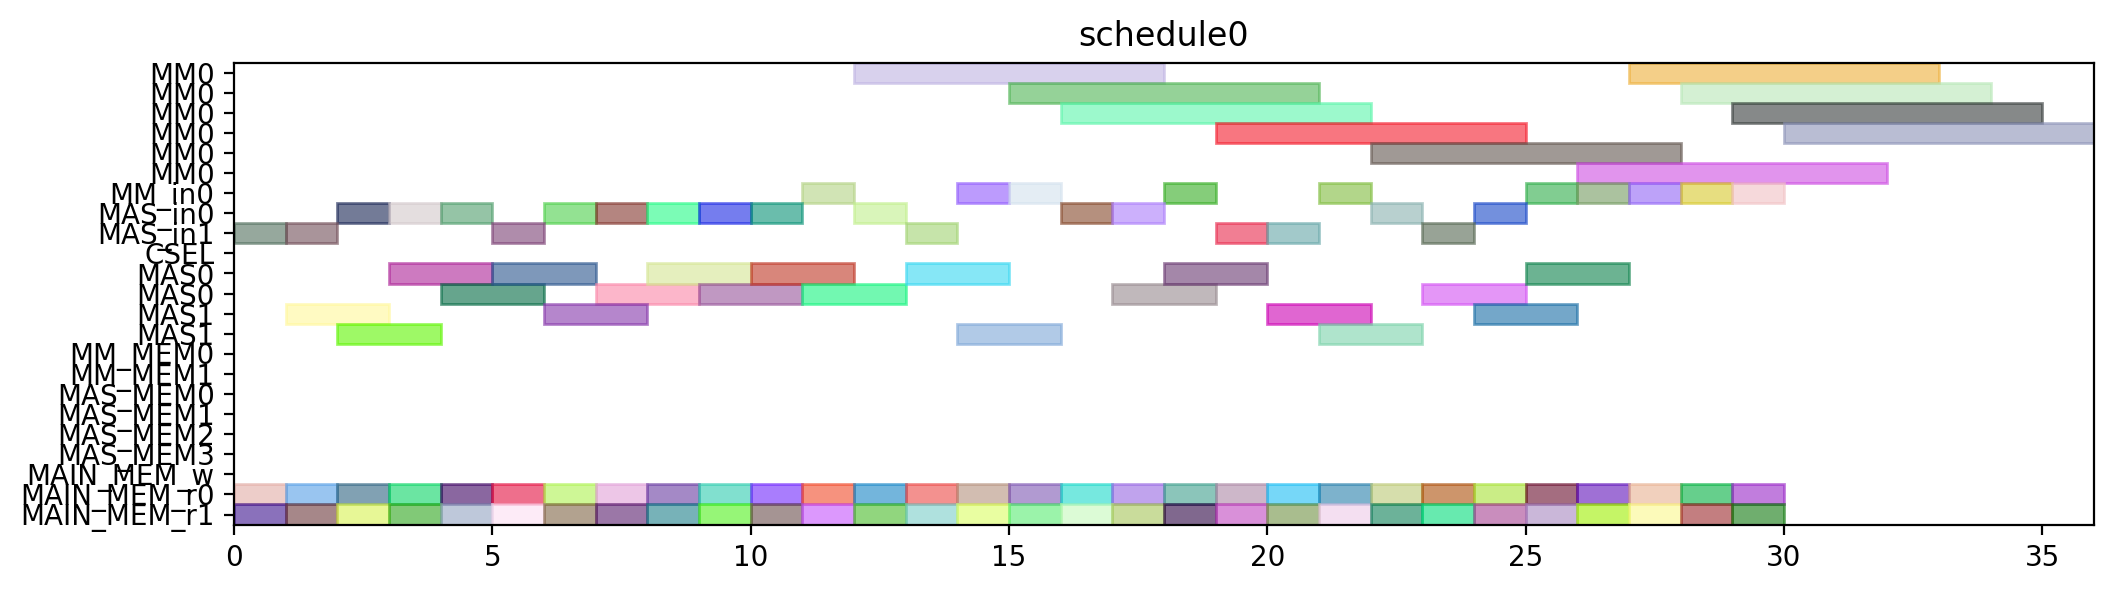

Here is the Python script that generated this plot:
from pyschedule import Scenario, solvers, plotters, alt


def solve():
	horizon = 131
	S = Scenario("schedule0", horizon=horizon)

	# resource
	MM = S.Resources('MM', num=1, size=6)
	MM_in = S.Resources('MM_in', num=1)
	MAS_in = S.Resources('MAS_in', num=2)
	CSEL = S.Resource('CSEL')
	MAS = S.Resources('MAS', num=2, size=2, periods=range(1, horizon))
	MM_MEM = S.Resources('MM_MEM', num=2)
	MAS_MEM = S.Resources('MAS_MEM', num=4)
	MAIN_MEM_w = S.Resource('MAIN_MEM_w', size=1)
	MAIN_MEM_r = S.Resources('MAIN_MEM_r', num=2)

	# result of previous scheduling

	# new tasks
	c_aa_a1_0 = S.Task('c_aa_a1_0', length=2, delay_cost=1)
	c_aa_a1_0 += alt(MAS)
	c_aa_a1_0_in = S.Task('c_aa_a1_0_in', length=1, delay_cost=1)
	c_aa_a1_0_in += alt(MAS_in)
	S += c_aa_a1_0_in*MAS_in[0]<=c_aa_a1_0*MAS[0]

	S += c_aa_a1_0_in*MAS_in[1]<=c_aa_a1_0*MAS[1]

	c_aa_a1_0_mem0 = S.Task('c_aa_a1_0_mem0', length=1, delay_cost=1)
	c_aa_a1_0_mem0 += MAIN_MEM_r[0]
	S += c_aa_a1_0_mem0 <= c_aa_a1_0

	c_aa_a1_0_mem1 = S.Task('c_aa_a1_0_mem1', length=1, delay_cost=1)
	c_aa_a1_0_mem1 += MAIN_MEM_r[1]
	S += c_aa_a1_0_mem1 <= c_aa_a1_0

	c_aa_a1_1 = S.Task('c_aa_a1_1', length=2, delay_cost=1)
	c_aa_a1_1 += alt(MAS)
	c_aa_a1_1_in = S.Task('c_aa_a1_1_in', length=1, delay_cost=1)
	c_aa_a1_1_in += alt(MAS_in)
	S += c_aa_a1_1_in*MAS_in[0]<=c_aa_a1_1*MAS[0]

	S += c_aa_a1_1_in*MAS_in[1]<=c_aa_a1_1*MAS[1]

	c_aa_a1_1_mem0 = S.Task('c_aa_a1_1_mem0', length=1, delay_cost=1)
	c_aa_a1_1_mem0 += MAIN_MEM_r[0]
	S += c_aa_a1_1_mem0 <= c_aa_a1_1

	c_aa_a1_1_mem1 = S.Task('c_aa_a1_1_mem1', length=1, delay_cost=1)
	c_aa_a1_1_mem1 += MAIN_MEM_r[1]
	S += c_aa_a1_1_mem1 <= c_aa_a1_1

	c_aa_t10 = S.Task('c_aa_t10', length=2, delay_cost=1)
	c_aa_t10 += alt(MAS)
	c_aa_t10_in = S.Task('c_aa_t10_in', length=1, delay_cost=1)
	c_aa_t10_in += alt(MAS_in)
	S += c_aa_t10_in*MAS_in[0]<=c_aa_t10*MAS[0]

	S += c_aa_t10_in*MAS_in[1]<=c_aa_t10*MAS[1]

	c_aa_t10_mem0 = S.Task('c_aa_t10_mem0', length=1, delay_cost=1)
	c_aa_t10_mem0 += MAIN_MEM_r[0]
	S += c_aa_t10_mem0 <= c_aa_t10

	c_aa_t10_mem1 = S.Task('c_aa_t10_mem1', length=1, delay_cost=1)
	c_aa_t10_mem1 += MAIN_MEM_r[1]
	S += c_aa_t10_mem1 <= c_aa_t10

	c_aa_t11 = S.Task('c_aa_t11', length=2, delay_cost=1)
	c_aa_t11 += alt(MAS)
	c_aa_t11_in = S.Task('c_aa_t11_in', length=1, delay_cost=1)
	c_aa_t11_in += alt(MAS_in)
	S += c_aa_t11_in*MAS_in[0]<=c_aa_t11*MAS[0]

	S += c_aa_t11_in*MAS_in[1]<=c_aa_t11*MAS[1]

	c_aa_t11_mem0 = S.Task('c_aa_t11_mem0', length=1, delay_cost=1)
	c_aa_t11_mem0 += MAIN_MEM_r[0]
	S += c_aa_t11_mem0 <= c_aa_t11

	c_aa_t11_mem1 = S.Task('c_aa_t11_mem1', length=1, delay_cost=1)
	c_aa_t11_mem1 += MAIN_MEM_r[1]
	S += c_aa_t11_mem1 <= c_aa_t11

	c_aa_t3_t0 = S.Task('c_aa_t3_t0', length=6, delay_cost=1)
	c_aa_t3_t0 += alt(MM)
	c_aa_t3_t0_in = S.Task('c_aa_t3_t0_in', length=1, delay_cost=1)
	c_aa_t3_t0_in += alt(MM_in)
	S += c_aa_t3_t0_in*MM_in[0]<=c_aa_t3_t0*MM[0]
	c_aa_t3_t0_mem0 = S.Task('c_aa_t3_t0_mem0', length=1, delay_cost=1)
	c_aa_t3_t0_mem0 += MAIN_MEM_r[0]
	S += c_aa_t3_t0_mem0 <= c_aa_t3_t0

	c_aa_t3_t0_mem1 = S.Task('c_aa_t3_t0_mem1', length=1, delay_cost=1)
	c_aa_t3_t0_mem1 += MAIN_MEM_r[1]
	S += c_aa_t3_t0_mem1 <= c_aa_t3_t0

	c_aa_t3_t1 = S.Task('c_aa_t3_t1', length=6, delay_cost=1)
	c_aa_t3_t1 += alt(MM)
	c_aa_t3_t1_in = S.Task('c_aa_t3_t1_in', length=1, delay_cost=1)
	c_aa_t3_t1_in += alt(MM_in)
	S += c_aa_t3_t1_in*MM_in[0]<=c_aa_t3_t1*MM[0]
	c_aa_t3_t1_mem0 = S.Task('c_aa_t3_t1_mem0', length=1, delay_cost=1)
	c_aa_t3_t1_mem0 += MAIN_MEM_r[0]
	S += c_aa_t3_t1_mem0 <= c_aa_t3_t1

	c_aa_t3_t1_mem1 = S.Task('c_aa_t3_t1_mem1', length=1, delay_cost=1)
	c_aa_t3_t1_mem1 += MAIN_MEM_r[1]
	S += c_aa_t3_t1_mem1 <= c_aa_t3_t1

	c_aa_t3_t2 = S.Task('c_aa_t3_t2', length=2, delay_cost=1)
	c_aa_t3_t2 += alt(MAS)
	c_aa_t3_t2_in = S.Task('c_aa_t3_t2_in', length=1, delay_cost=1)
	c_aa_t3_t2_in += alt(MAS_in)
	S += c_aa_t3_t2_in*MAS_in[0]<=c_aa_t3_t2*MAS[0]

	S += c_aa_t3_t2_in*MAS_in[1]<=c_aa_t3_t2*MAS[1]

	c_aa_t3_t2_mem0 = S.Task('c_aa_t3_t2_mem0', length=1, delay_cost=1)
	c_aa_t3_t2_mem0 += MAIN_MEM_r[0]
	S += c_aa_t3_t2_mem0 <= c_aa_t3_t2

	c_aa_t3_t2_mem1 = S.Task('c_aa_t3_t2_mem1', length=1, delay_cost=1)
	c_aa_t3_t2_mem1 += MAIN_MEM_r[1]
	S += c_aa_t3_t2_mem1 <= c_aa_t3_t2

	c_aa_t3_t3 = S.Task('c_aa_t3_t3', length=2, delay_cost=1)
	c_aa_t3_t3 += alt(MAS)
	c_aa_t3_t3_in = S.Task('c_aa_t3_t3_in', length=1, delay_cost=1)
	c_aa_t3_t3_in += alt(MAS_in)
	S += c_aa_t3_t3_in*MAS_in[0]<=c_aa_t3_t3*MAS[0]

	S += c_aa_t3_t3_in*MAS_in[1]<=c_aa_t3_t3*MAS[1]

	c_aa_t3_t3_mem0 = S.Task('c_aa_t3_t3_mem0', length=1, delay_cost=1)
	c_aa_t3_t3_mem0 += MAIN_MEM_r[0]
	S += c_aa_t3_t3_mem0 <= c_aa_t3_t3

	c_aa_t3_t3_mem1 = S.Task('c_aa_t3_t3_mem1', length=1, delay_cost=1)
	c_aa_t3_t3_mem1 += MAIN_MEM_r[1]
	S += c_aa_t3_t3_mem1 <= c_aa_t3_t3

	c_bb_a1_0 = S.Task('c_bb_a1_0', length=2, delay_cost=1)
	c_bb_a1_0 += alt(MAS)
	c_bb_a1_0_in = S.Task('c_bb_a1_0_in', length=1, delay_cost=1)
	c_bb_a1_0_in += alt(MAS_in)
	S += c_bb_a1_0_in*MAS_in[0]<=c_bb_a1_0*MAS[0]

	S += c_bb_a1_0_in*MAS_in[1]<=c_bb_a1_0*MAS[1]

	c_bb_a1_0_mem0 = S.Task('c_bb_a1_0_mem0', length=1, delay_cost=1)
	c_bb_a1_0_mem0 += MAIN_MEM_r[0]
	S += c_bb_a1_0_mem0 <= c_bb_a1_0

	c_bb_a1_0_mem1 = S.Task('c_bb_a1_0_mem1', length=1, delay_cost=1)
	c_bb_a1_0_mem1 += MAIN_MEM_r[1]
	S += c_bb_a1_0_mem1 <= c_bb_a1_0

	c_bb_a1_1 = S.Task('c_bb_a1_1', length=2, delay_cost=1)
	c_bb_a1_1 += alt(MAS)
	c_bb_a1_1_in = S.Task('c_bb_a1_1_in', length=1, delay_cost=1)
	c_bb_a1_1_in += alt(MAS_in)
	S += c_bb_a1_1_in*MAS_in[0]<=c_bb_a1_1*MAS[0]

	S += c_bb_a1_1_in*MAS_in[1]<=c_bb_a1_1*MAS[1]

	c_bb_a1_1_mem0 = S.Task('c_bb_a1_1_mem0', length=1, delay_cost=1)
	c_bb_a1_1_mem0 += MAIN_MEM_r[0]
	S += c_bb_a1_1_mem0 <= c_bb_a1_1

	c_bb_a1_1_mem1 = S.Task('c_bb_a1_1_mem1', length=1, delay_cost=1)
	c_bb_a1_1_mem1 += MAIN_MEM_r[1]
	S += c_bb_a1_1_mem1 <= c_bb_a1_1

	c_bb_t10 = S.Task('c_bb_t10', length=2, delay_cost=1)
	c_bb_t10 += alt(MAS)
	c_bb_t10_in = S.Task('c_bb_t10_in', length=1, delay_cost=1)
	c_bb_t10_in += alt(MAS_in)
	S += c_bb_t10_in*MAS_in[0]<=c_bb_t10*MAS[0]

	S += c_bb_t10_in*MAS_in[1]<=c_bb_t10*MAS[1]

	c_bb_t10_mem0 = S.Task('c_bb_t10_mem0', length=1, delay_cost=1)
	c_bb_t10_mem0 += MAIN_MEM_r[0]
	S += c_bb_t10_mem0 <= c_bb_t10

	c_bb_t10_mem1 = S.Task('c_bb_t10_mem1', length=1, delay_cost=1)
	c_bb_t10_mem1 += MAIN_MEM_r[1]
	S += c_bb_t10_mem1 <= c_bb_t10

	c_bb_t11 = S.Task('c_bb_t11', length=2, delay_cost=1)
	c_bb_t11 += alt(MAS)
	c_bb_t11_in = S.Task('c_bb_t11_in', length=1, delay_cost=1)
	c_bb_t11_in += alt(MAS_in)
	S += c_bb_t11_in*MAS_in[0]<=c_bb_t11*MAS[0]

	S += c_bb_t11_in*MAS_in[1]<=c_bb_t11*MAS[1]

	c_bb_t11_mem0 = S.Task('c_bb_t11_mem0', length=1, delay_cost=1)
	c_bb_t11_mem0 += MAIN_MEM_r[0]
	S += c_bb_t11_mem0 <= c_bb_t11

	c_bb_t11_mem1 = S.Task('c_bb_t11_mem1', length=1, delay_cost=1)
	c_bb_t11_mem1 += MAIN_MEM_r[1]
	S += c_bb_t11_mem1 <= c_bb_t11

	c_bb_t3_t0 = S.Task('c_bb_t3_t0', length=6, delay_cost=1)
	c_bb_t3_t0 += alt(MM)
	c_bb_t3_t0_in = S.Task('c_bb_t3_t0_in', length=1, delay_cost=1)
	c_bb_t3_t0_in += alt(MM_in)
	S += c_bb_t3_t0_in*MM_in[0]<=c_bb_t3_t0*MM[0]
	c_bb_t3_t0_mem0 = S.Task('c_bb_t3_t0_mem0', length=1, delay_cost=1)
	c_bb_t3_t0_mem0 += MAIN_MEM_r[0]
	S += c_bb_t3_t0_mem0 <= c_bb_t3_t0

	c_bb_t3_t0_mem1 = S.Task('c_bb_t3_t0_mem1', length=1, delay_cost=1)
	c_bb_t3_t0_mem1 += MAIN_MEM_r[1]
	S += c_bb_t3_t0_mem1 <= c_bb_t3_t0

	c_bb_t3_t1 = S.Task('c_bb_t3_t1', length=6, delay_cost=1)
	c_bb_t3_t1 += alt(MM)
	c_bb_t3_t1_in = S.Task('c_bb_t3_t1_in', length=1, delay_cost=1)
	c_bb_t3_t1_in += alt(MM_in)
	S += c_bb_t3_t1_in*MM_in[0]<=c_bb_t3_t1*MM[0]
	c_bb_t3_t1_mem0 = S.Task('c_bb_t3_t1_mem0', length=1, delay_cost=1)
	c_bb_t3_t1_mem0 += MAIN_MEM_r[0]
	S += c_bb_t3_t1_mem0 <= c_bb_t3_t1

	c_bb_t3_t1_mem1 = S.Task('c_bb_t3_t1_mem1', length=1, delay_cost=1)
	c_bb_t3_t1_mem1 += MAIN_MEM_r[1]
	S += c_bb_t3_t1_mem1 <= c_bb_t3_t1

	c_bb_t3_t2 = S.Task('c_bb_t3_t2', length=2, delay_cost=1)
	c_bb_t3_t2 += alt(MAS)
	c_bb_t3_t2_in = S.Task('c_bb_t3_t2_in', length=1, delay_cost=1)
	c_bb_t3_t2_in += alt(MAS_in)
	S += c_bb_t3_t2_in*MAS_in[0]<=c_bb_t3_t2*MAS[0]

	S += c_bb_t3_t2_in*MAS_in[1]<=c_bb_t3_t2*MAS[1]

	c_bb_t3_t2_mem0 = S.Task('c_bb_t3_t2_mem0', length=1, delay_cost=1)
	c_bb_t3_t2_mem0 += MAIN_MEM_r[0]
	S += c_bb_t3_t2_mem0 <= c_bb_t3_t2

	c_bb_t3_t2_mem1 = S.Task('c_bb_t3_t2_mem1', length=1, delay_cost=1)
	c_bb_t3_t2_mem1 += MAIN_MEM_r[1]
	S += c_bb_t3_t2_mem1 <= c_bb_t3_t2

	c_bb_t3_t3 = S.Task('c_bb_t3_t3', length=2, delay_cost=1)
	c_bb_t3_t3 += alt(MAS)
	c_bb_t3_t3_in = S.Task('c_bb_t3_t3_in', length=1, delay_cost=1)
	c_bb_t3_t3_in += alt(MAS_in)
	S += c_bb_t3_t3_in*MAS_in[0]<=c_bb_t3_t3*MAS[0]

	S += c_bb_t3_t3_in*MAS_in[1]<=c_bb_t3_t3*MAS[1]

	c_bb_t3_t3_mem0 = S.Task('c_bb_t3_t3_mem0', length=1, delay_cost=1)
	c_bb_t3_t3_mem0 += MAIN_MEM_r[0]
	S += c_bb_t3_t3_mem0 <= c_bb_t3_t3

	c_bb_t3_t3_mem1 = S.Task('c_bb_t3_t3_mem1', length=1, delay_cost=1)
	c_bb_t3_t3_mem1 += MAIN_MEM_r[1]
	S += c_bb_t3_t3_mem1 <= c_bb_t3_t3

	c_cc_a1_0 = S.Task('c_cc_a1_0', length=2, delay_cost=1)
	c_cc_a1_0 += alt(MAS)
	c_cc_a1_0_in = S.Task('c_cc_a1_0_in', length=1, delay_cost=1)
	c_cc_a1_0_in += alt(MAS_in)
	S += c_cc_a1_0_in*MAS_in[0]<=c_cc_a1_0*MAS[0]

	S += c_cc_a1_0_in*MAS_in[1]<=c_cc_a1_0*MAS[1]

	c_cc_a1_0_mem0 = S.Task('c_cc_a1_0_mem0', length=1, delay_cost=1)
	c_cc_a1_0_mem0 += MAIN_MEM_r[0]
	S += c_cc_a1_0_mem0 <= c_cc_a1_0

	c_cc_a1_0_mem1 = S.Task('c_cc_a1_0_mem1', length=1, delay_cost=1)
	c_cc_a1_0_mem1 += MAIN_MEM_r[1]
	S += c_cc_a1_0_mem1 <= c_cc_a1_0

	c_cc_a1_1 = S.Task('c_cc_a1_1', length=2, delay_cost=1)
	c_cc_a1_1 += alt(MAS)
	c_cc_a1_1_in = S.Task('c_cc_a1_1_in', length=1, delay_cost=1)
	c_cc_a1_1_in += alt(MAS_in)
	S += c_cc_a1_1_in*MAS_in[0]<=c_cc_a1_1*MAS[0]

	S += c_cc_a1_1_in*MAS_in[1]<=c_cc_a1_1*MAS[1]

	c_cc_a1_1_mem0 = S.Task('c_cc_a1_1_mem0', length=1, delay_cost=1)
	c_cc_a1_1_mem0 += MAIN_MEM_r[0]
	S += c_cc_a1_1_mem0 <= c_cc_a1_1

	c_cc_a1_1_mem1 = S.Task('c_cc_a1_1_mem1', length=1, delay_cost=1)
	c_cc_a1_1_mem1 += MAIN_MEM_r[1]
	S += c_cc_a1_1_mem1 <= c_cc_a1_1

	c_cc_t10 = S.Task('c_cc_t10', length=2, delay_cost=1)
	c_cc_t10 += alt(MAS)
	c_cc_t10_in = S.Task('c_cc_t10_in', length=1, delay_cost=1)
	c_cc_t10_in += alt(MAS_in)
	S += c_cc_t10_in*MAS_in[0]<=c_cc_t10*MAS[0]

	S += c_cc_t10_in*MAS_in[1]<=c_cc_t10*MAS[1]

	c_cc_t10_mem0 = S.Task('c_cc_t10_mem0', length=1, delay_cost=1)
	c_cc_t10_mem0 += MAIN_MEM_r[0]
	S += c_cc_t10_mem0 <= c_cc_t10

	c_cc_t10_mem1 = S.Task('c_cc_t10_mem1', length=1, delay_cost=1)
	c_cc_t10_mem1 += MAIN_MEM_r[1]
	S += c_cc_t10_mem1 <= c_cc_t10

	c_cc_t11 = S.Task('c_cc_t11', length=2, delay_cost=1)
	c_cc_t11 += alt(MAS)
	c_cc_t11_in = S.Task('c_cc_t11_in', length=1, delay_cost=1)
	c_cc_t11_in += alt(MAS_in)
	S += c_cc_t11_in*MAS_in[0]<=c_cc_t11*MAS[0]

	S += c_cc_t11_in*MAS_in[1]<=c_cc_t11*MAS[1]

	c_cc_t11_mem0 = S.Task('c_cc_t11_mem0', length=1, delay_cost=1)
	c_cc_t11_mem0 += MAIN_MEM_r[0]
	S += c_cc_t11_mem0 <= c_cc_t11

	c_cc_t11_mem1 = S.Task('c_cc_t11_mem1', length=1, delay_cost=1)
	c_cc_t11_mem1 += MAIN_MEM_r[1]
	S += c_cc_t11_mem1 <= c_cc_t11

	c_cc_t3_t0 = S.Task('c_cc_t3_t0', length=6, delay_cost=1)
	c_cc_t3_t0 += alt(MM)
	c_cc_t3_t0_in = S.Task('c_cc_t3_t0_in', length=1, delay_cost=1)
	c_cc_t3_t0_in += alt(MM_in)
	S += c_cc_t3_t0_in*MM_in[0]<=c_cc_t3_t0*MM[0]
	c_cc_t3_t0_mem0 = S.Task('c_cc_t3_t0_mem0', length=1, delay_cost=1)
	c_cc_t3_t0_mem0 += MAIN_MEM_r[0]
	S += c_cc_t3_t0_mem0 <= c_cc_t3_t0

	c_cc_t3_t0_mem1 = S.Task('c_cc_t3_t0_mem1', length=1, delay_cost=1)
	c_cc_t3_t0_mem1 += MAIN_MEM_r[1]
	S += c_cc_t3_t0_mem1 <= c_cc_t3_t0

	c_cc_t3_t1 = S.Task('c_cc_t3_t1', length=6, delay_cost=1)
	c_cc_t3_t1 += alt(MM)
	c_cc_t3_t1_in = S.Task('c_cc_t3_t1_in', length=1, delay_cost=1)
	c_cc_t3_t1_in += alt(MM_in)
	S += c_cc_t3_t1_in*MM_in[0]<=c_cc_t3_t1*MM[0]
	c_cc_t3_t1_mem0 = S.Task('c_cc_t3_t1_mem0', length=1, delay_cost=1)
	c_cc_t3_t1_mem0 += MAIN_MEM_r[0]
	S += c_cc_t3_t1_mem0 <= c_cc_t3_t1

	c_cc_t3_t1_mem1 = S.Task('c_cc_t3_t1_mem1', length=1, delay_cost=1)
	c_cc_t3_t1_mem1 += MAIN_MEM_r[1]
	S += c_cc_t3_t1_mem1 <= c_cc_t3_t1

	c_cc_t3_t2 = S.Task('c_cc_t3_t2', length=2, delay_cost=1)
	c_cc_t3_t2 += alt(MAS)
	c_cc_t3_t2_in = S.Task('c_cc_t3_t2_in', length=1, delay_cost=1)
	c_cc_t3_t2_in += alt(MAS_in)
	S += c_cc_t3_t2_in*MAS_in[0]<=c_cc_t3_t2*MAS[0]

	S += c_cc_t3_t2_in*MAS_in[1]<=c_cc_t3_t2*MAS[1]

	c_cc_t3_t2_mem0 = S.Task('c_cc_t3_t2_mem0', length=1, delay_cost=1)
	c_cc_t3_t2_mem0 += MAIN_MEM_r[0]
	S += c_cc_t3_t2_mem0 <= c_cc_t3_t2

	c_cc_t3_t2_mem1 = S.Task('c_cc_t3_t2_mem1', length=1, delay_cost=1)
	c_cc_t3_t2_mem1 += MAIN_MEM_r[1]
	S += c_cc_t3_t2_mem1 <= c_cc_t3_t2

	c_cc_t3_t3 = S.Task('c_cc_t3_t3', length=2, delay_cost=1)
	c_cc_t3_t3 += alt(MAS)
	c_cc_t3_t3_in = S.Task('c_cc_t3_t3_in', length=1, delay_cost=1)
	c_cc_t3_t3_in += alt(MAS_in)
	S += c_cc_t3_t3_in*MAS_in[0]<=c_cc_t3_t3*MAS[0]

	S += c_cc_t3_t3_in*MAS_in[1]<=c_cc_t3_t3*MAS[1]

	c_cc_t3_t3_mem0 = S.Task('c_cc_t3_t3_mem0', length=1, delay_cost=1)
	c_cc_t3_t3_mem0 += MAIN_MEM_r[0]
	S += c_cc_t3_t3_mem0 <= c_cc_t3_t3

	c_cc_t3_t3_mem1 = S.Task('c_cc_t3_t3_mem1', length=1, delay_cost=1)
	c_cc_t3_t3_mem1 += MAIN_MEM_r[1]
	S += c_cc_t3_t3_mem1 <= c_cc_t3_t3

	c_ab_t0_t0 = S.Task('c_ab_t0_t0', length=6, delay_cost=1)
	c_ab_t0_t0 += alt(MM)
	c_ab_t0_t0_in = S.Task('c_ab_t0_t0_in', length=1, delay_cost=1)
	c_ab_t0_t0_in += alt(MM_in)
	S += c_ab_t0_t0_in*MM_in[0]<=c_ab_t0_t0*MM[0]
	c_ab_t0_t0_mem0 = S.Task('c_ab_t0_t0_mem0', length=1, delay_cost=1)
	c_ab_t0_t0_mem0 += MAIN_MEM_r[0]
	S += c_ab_t0_t0_mem0 <= c_ab_t0_t0

	c_ab_t0_t0_mem1 = S.Task('c_ab_t0_t0_mem1', length=1, delay_cost=1)
	c_ab_t0_t0_mem1 += MAIN_MEM_r[1]
	S += c_ab_t0_t0_mem1 <= c_ab_t0_t0

	c_ab_t0_t1 = S.Task('c_ab_t0_t1', length=6, delay_cost=1)
	c_ab_t0_t1 += alt(MM)
	c_ab_t0_t1_in = S.Task('c_ab_t0_t1_in', length=1, delay_cost=1)
	c_ab_t0_t1_in += alt(MM_in)
	S += c_ab_t0_t1_in*MM_in[0]<=c_ab_t0_t1*MM[0]
	c_ab_t0_t1_mem0 = S.Task('c_ab_t0_t1_mem0', length=1, delay_cost=1)
	c_ab_t0_t1_mem0 += MAIN_MEM_r[0]
	S += c_ab_t0_t1_mem0 <= c_ab_t0_t1

	c_ab_t0_t1_mem1 = S.Task('c_ab_t0_t1_mem1', length=1, delay_cost=1)
	c_ab_t0_t1_mem1 += MAIN_MEM_r[1]
	S += c_ab_t0_t1_mem1 <= c_ab_t0_t1

	c_ab_t0_t2 = S.Task('c_ab_t0_t2', length=2, delay_cost=1)
	c_ab_t0_t2 += alt(MAS)
	c_ab_t0_t2_in = S.Task('c_ab_t0_t2_in', length=1, delay_cost=1)
	c_ab_t0_t2_in += alt(MAS_in)
	S += c_ab_t0_t2_in*MAS_in[0]<=c_ab_t0_t2*MAS[0]

	S += c_ab_t0_t2_in*MAS_in[1]<=c_ab_t0_t2*MAS[1]

	c_ab_t0_t2_mem0 = S.Task('c_ab_t0_t2_mem0', length=1, delay_cost=1)
	c_ab_t0_t2_mem0 += MAIN_MEM_r[0]
	S += c_ab_t0_t2_mem0 <= c_ab_t0_t2

	c_ab_t0_t2_mem1 = S.Task('c_ab_t0_t2_mem1', length=1, delay_cost=1)
	c_ab_t0_t2_mem1 += MAIN_MEM_r[1]
	S += c_ab_t0_t2_mem1 <= c_ab_t0_t2

	c_ab_t0_t3 = S.Task('c_ab_t0_t3', length=2, delay_cost=1)
	c_ab_t0_t3 += alt(MAS)
	c_ab_t0_t3_in = S.Task('c_ab_t0_t3_in', length=1, delay_cost=1)
	c_ab_t0_t3_in += alt(MAS_in)
	S += c_ab_t0_t3_in*MAS_in[0]<=c_ab_t0_t3*MAS[0]

	S += c_ab_t0_t3_in*MAS_in[1]<=c_ab_t0_t3*MAS[1]

	c_ab_t0_t3_mem0 = S.Task('c_ab_t0_t3_mem0', length=1, delay_cost=1)
	c_ab_t0_t3_mem0 += MAIN_MEM_r[0]
	S += c_ab_t0_t3_mem0 <= c_ab_t0_t3

	c_ab_t0_t3_mem1 = S.Task('c_ab_t0_t3_mem1', length=1, delay_cost=1)
	c_ab_t0_t3_mem1 += MAIN_MEM_r[1]
	S += c_ab_t0_t3_mem1 <= c_ab_t0_t3

	c_ab_t1_t0 = S.Task('c_ab_t1_t0', length=6, delay_cost=1)
	c_ab_t1_t0 += alt(MM)
	c_ab_t1_t0_in = S.Task('c_ab_t1_t0_in', length=1, delay_cost=1)
	c_ab_t1_t0_in += alt(MM_in)
	S += c_ab_t1_t0_in*MM_in[0]<=c_ab_t1_t0*MM[0]
	c_ab_t1_t0_mem0 = S.Task('c_ab_t1_t0_mem0', length=1, delay_cost=1)
	c_ab_t1_t0_mem0 += MAIN_MEM_r[0]
	S += c_ab_t1_t0_mem0 <= c_ab_t1_t0

	c_ab_t1_t0_mem1 = S.Task('c_ab_t1_t0_mem1', length=1, delay_cost=1)
	c_ab_t1_t0_mem1 += MAIN_MEM_r[1]
	S += c_ab_t1_t0_mem1 <= c_ab_t1_t0

	c_ab_t1_t1 = S.Task('c_ab_t1_t1', length=6, delay_cost=1)
	c_ab_t1_t1 += alt(MM)
	c_ab_t1_t1_in = S.Task('c_ab_t1_t1_in', length=1, delay_cost=1)
	c_ab_t1_t1_in += alt(MM_in)
	S += c_ab_t1_t1_in*MM_in[0]<=c_ab_t1_t1*MM[0]
	c_ab_t1_t1_mem0 = S.Task('c_ab_t1_t1_mem0', length=1, delay_cost=1)
	c_ab_t1_t1_mem0 += MAIN_MEM_r[0]
	S += c_ab_t1_t1_mem0 <= c_ab_t1_t1

	c_ab_t1_t1_mem1 = S.Task('c_ab_t1_t1_mem1', length=1, delay_cost=1)
	c_ab_t1_t1_mem1 += MAIN_MEM_r[1]
	S += c_ab_t1_t1_mem1 <= c_ab_t1_t1

	solvers.mip.solve(S,msg=1,kind='CPLEX',ratio_gap=1.01)

	solution = [['hoge']*len(S.solution()[1]) for i in range(len(S.solution()))]
	for i in range(len(S.solution())):
		for j in range(len(S.solution()[i])):
			solution[i][j]=str(S.solution()[i][j])
	print(solution)

	cycles = int(solution[-1][3])

	pic_file_name = "/mnt/rose/usr1/fukuda/ABE/multiRAM_multiMAS_16mux/scheduling_result/stage6MM1_stage2MAS2/FP12_INV_BEFORE_FPINV/schedule0.png"
	if(S.solution() != []):
		plotters.matplotlib.plot(S,img_filename=pic_file_name, show_task_labels=False, fig_size=(cycles*0.25+3, 3))

	return solution
